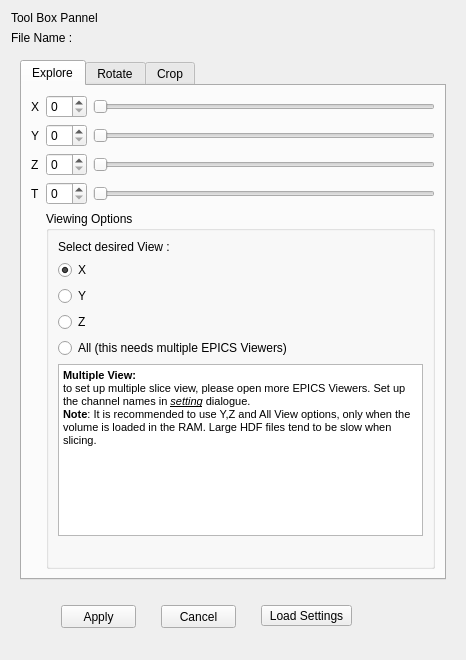
<?xml version="1.0" encoding="UTF-8"?>
<ui version="4.0">
 <class>ToolboxWidget</class>
 <widget class="QWidget" name="ToolboxWidget">
  <property name="geometry">
   <rect>
    <x>0</x>
    <y>0</y>
    <width>466</width>
    <height>660</height>
   </rect>
  </property>
  <property name="windowTitle">
   <string>Form</string>
  </property>
  <layout class="QVBoxLayout" name="verticalLayout" stretch="0,0,10,1">
   <item>
    <widget class="QLabel" name="label">
     <property name="text">
      <string>Tool Box Pannel</string>
     </property>
    </widget>
   </item>
   <item>
    <widget class="QLabel" name="lbl_filename">
     <property name="text">
      <string>File Name : </string>
     </property>
    </widget>
   </item>
   <item>
    <widget class="QWidget" name="widget" native="true">
     <layout class="QVBoxLayout" name="verticalLayout_2">
      <item>
       <widget class="QTabWidget" name="tabWidget">
        <property name="currentIndex">
         <number>0</number>
        </property>
        <widget class="QWidget" name="tab_Explore">
         <attribute name="title">
          <string>Explore</string>
         </attribute>
         <layout class="QVBoxLayout" name="verticalLayout_4">
          <item>
           <layout class="QGridLayout" name="gridLayout">
            <item row="0" column="1">
             <widget class="QSpinBox" name="X_spinbox"/>
            </item>
            <item row="3" column="1">
             <widget class="QSpinBox" name="T_spinbox"/>
            </item>
            <item row="1" column="0">
             <widget class="QLabel" name="label_3">
              <property name="text">
               <string>Y</string>
              </property>
             </widget>
            </item>
            <item row="1" column="2">
             <widget class="QSlider" name="Y_slider">
              <property name="enabled">
               <bool>false</bool>
              </property>
              <property name="orientation">
               <enum>Qt::Horizontal</enum>
              </property>
             </widget>
            </item>
            <item row="3" column="0">
             <widget class="QLabel" name="label_5">
              <property name="text">
               <string>T</string>
              </property>
             </widget>
            </item>
            <item row="2" column="1">
             <widget class="QSpinBox" name="Z_spinbox"/>
            </item>
            <item row="2" column="0">
             <widget class="QLabel" name="label_4">
              <property name="text">
               <string>Z</string>
              </property>
             </widget>
            </item>
            <item row="3" column="2">
             <widget class="QSlider" name="T_slider">
              <property name="enabled">
               <bool>false</bool>
              </property>
              <property name="orientation">
               <enum>Qt::Horizontal</enum>
              </property>
             </widget>
            </item>
            <item row="1" column="1">
             <widget class="QSpinBox" name="Y_spinbox"/>
            </item>
            <item row="0" column="2">
             <widget class="QSlider" name="X_slider">
              <property name="orientation">
               <enum>Qt::Horizontal</enum>
              </property>
             </widget>
            </item>
            <item row="2" column="2">
             <widget class="QSlider" name="Z_slider">
              <property name="enabled">
               <bool>false</bool>
              </property>
              <property name="orientation">
               <enum>Qt::Horizontal</enum>
              </property>
             </widget>
            </item>
            <item row="0" column="0">
             <widget class="QLabel" name="label_2">
              <property name="text">
               <string>X</string>
              </property>
             </widget>
            </item>
            <item row="4" column="1" colspan="2">
             <widget class="QGroupBox" name="groupBox">
              <property name="title">
               <string>Viewing Options</string>
              </property>
              <layout class="QVBoxLayout" name="verticalLayout_5">
               <item>
                <widget class="QLabel" name="label_6">
                 <property name="text">
                  <string>Select desired View :</string>
                 </property>
                </widget>
               </item>
               <item>
                <widget class="QRadioButton" name="radio_X">
                 <property name="text">
                  <string>X</string>
                 </property>
                 <property name="checked">
                  <bool>true</bool>
                 </property>
                </widget>
               </item>
               <item>
                <widget class="QRadioButton" name="radio_Y">
                 <property name="text">
                  <string>Y</string>
                 </property>
                </widget>
               </item>
               <item>
                <widget class="QRadioButton" name="radio_Z">
                 <property name="text">
                  <string>Z</string>
                 </property>
                </widget>
               </item>
               <item>
                <widget class="QRadioButton" name="radio_all">
                 <property name="text">
                  <string>All (this needs multiple EPICS Viewers)</string>
                 </property>
                </widget>
               </item>
               <item>
                <widget class="QTextBrowser" name="textBrowser">
                 <property name="html">
                  <string>&lt;!DOCTYPE HTML PUBLIC &quot;-//W3C//DTD HTML 4.0//EN&quot; &quot;http://www.w3.org/TR/REC-html40/strict.dtd&quot;&gt;
&lt;html&gt;&lt;head&gt;&lt;meta name=&quot;qrichtext&quot; content=&quot;1&quot; /&gt;&lt;style type=&quot;text/css&quot;&gt;
p, li { white-space: pre-wrap; }
&lt;/style&gt;&lt;/head&gt;&lt;body style=&quot; font-family:'MS Shell Dlg 2'; font-size:6.6pt; font-weight:400; font-style:normal;&quot;&gt;
&lt;p style=&quot; margin-top:0px; margin-bottom:0px; margin-left:0px; margin-right:0px; -qt-block-indent:0; text-indent:0px;&quot;&gt;&lt;span style=&quot; font-size:8.25pt; font-weight:600;&quot;&gt;Multiple View: &lt;/span&gt;&lt;/p&gt;
&lt;p style=&quot; margin-top:0px; margin-bottom:0px; margin-left:0px; margin-right:0px; -qt-block-indent:0; text-indent:0px;&quot;&gt;&lt;span style=&quot; font-size:8.25pt;&quot;&gt;to set up multiple slice view, please open more EPICS Viewers. Set up the channel names in &lt;/span&gt;&lt;span style=&quot; font-size:8.25pt; font-style:italic; text-decoration: underline;&quot;&gt;setting&lt;/span&gt;&lt;span style=&quot; font-size:8.25pt;&quot;&gt; dialogue. &lt;/span&gt;&lt;/p&gt;
&lt;p style=&quot; margin-top:0px; margin-bottom:0px; margin-left:0px; margin-right:0px; -qt-block-indent:0; text-indent:0px;&quot;&gt;&lt;span style=&quot; font-size:8.25pt; font-weight:600;&quot;&gt;Note&lt;/span&gt;&lt;span style=&quot; font-size:8.25pt;&quot;&gt;: It is recommended to use Y,Z and All View options, only when the volume is loaded in the RAM. Large HDF files tend to be slow when slicing.&lt;/span&gt;&lt;/p&gt;&lt;/body&gt;&lt;/html&gt;</string>
                 </property>
                </widget>
               </item>
               <item>
                <spacer name="verticalSpacer">
                 <property name="orientation">
                  <enum>Qt::Vertical</enum>
                 </property>
                 <property name="sizeHint" stdset="0">
                  <size>
                   <width>20</width>
                   <height>40</height>
                  </size>
                 </property>
                </spacer>
               </item>
              </layout>
             </widget>
            </item>
           </layout>
          </item>
         </layout>
        </widget>
        <widget class="QWidget" name="tab_rotate">
         <attribute name="title">
          <string>Rotate</string>
         </attribute>
         <layout class="QVBoxLayout" name="verticalLayout_3"/>
        </widget>
        <widget class="QWidget" name="tab_crop">
         <attribute name="title">
          <string>Crop</string>
         </attribute>
        </widget>
       </widget>
      </item>
     </layout>
    </widget>
   </item>
   <item>
    <widget class="QWidget" name="widget_2" native="true">
     <widget class="QPushButton" name="btn_apply">
      <property name="geometry">
       <rect>
        <x>50</x>
        <y>10</y>
        <width>75</width>
        <height>23</height>
       </rect>
      </property>
      <property name="text">
       <string>Apply</string>
      </property>
     </widget>
     <widget class="QPushButton" name="btn_cancel">
      <property name="geometry">
       <rect>
        <x>150</x>
        <y>10</y>
        <width>75</width>
        <height>23</height>
       </rect>
      </property>
      <property name="text">
       <string>Cancel</string>
      </property>
     </widget>
     <widget class="QPushButton" name="btn_load_setting">
      <property name="geometry">
       <rect>
        <x>250</x>
        <y>10</y>
        <width>91</width>
        <height>21</height>
       </rect>
      </property>
      <property name="text">
       <string>Load Settings</string>
      </property>
     </widget>
    </widget>
   </item>
  </layout>
 </widget>
 <resources/>
 <connections>
  <connection>
   <sender>radio_X</sender>
   <signal>toggled(bool)</signal>
   <receiver>X_slider</receiver>
   <slot>setEnabled(bool)</slot>
   <hints>
    <hint type="sourcelabel">
     <x>289</x>
     <y>281</y>
    </hint>
    <hint type="destinationlabel">
     <x>345</x>
     <y>118</y>
    </hint>
   </hints>
  </connection>
  <connection>
   <sender>X_spinbox</sender>
   <signal>valueChanged(int)</signal>
   <receiver>X_slider</receiver>
   <slot>setValue(int)</slot>
   <hints>
    <hint type="sourcelabel">
     <x>85</x>
     <y>119</y>
    </hint>
    <hint type="destinationlabel">
     <x>290</x>
     <y>118</y>
    </hint>
   </hints>
  </connection>
  <connection>
   <sender>X_slider</sender>
   <signal>valueChanged(int)</signal>
   <receiver>X_spinbox</receiver>
   <slot>setValue(int)</slot>
   <hints>
    <hint type="sourcelabel">
     <x>342</x>
     <y>118</y>
    </hint>
    <hint type="destinationlabel">
     <x>68</x>
     <y>109</y>
    </hint>
   </hints>
  </connection>
  <connection>
   <sender>Y_spinbox</sender>
   <signal>valueChanged(int)</signal>
   <receiver>Y_slider</receiver>
   <slot>setValue(int)</slot>
   <hints>
    <hint type="sourcelabel">
     <x>85</x>
     <y>150</y>
    </hint>
    <hint type="destinationlabel">
     <x>259</x>
     <y>149</y>
    </hint>
   </hints>
  </connection>
  <connection>
   <sender>Y_slider</sender>
   <signal>valueChanged(int)</signal>
   <receiver>Y_spinbox</receiver>
   <slot>setValue(int)</slot>
   <hints>
    <hint type="sourcelabel">
     <x>367</x>
     <y>149</y>
    </hint>
    <hint type="destinationlabel">
     <x>85</x>
     <y>150</y>
    </hint>
   </hints>
  </connection>
  <connection>
   <sender>Z_spinbox</sender>
   <signal>valueChanged(int)</signal>
   <receiver>Z_slider</receiver>
   <slot>setValue(int)</slot>
   <hints>
    <hint type="sourcelabel">
     <x>64</x>
     <y>180</y>
    </hint>
    <hint type="destinationlabel">
     <x>249</x>
     <y>180</y>
    </hint>
   </hints>
  </connection>
  <connection>
   <sender>Z_slider</sender>
   <signal>valueChanged(int)</signal>
   <receiver>Z_spinbox</receiver>
   <slot>setValue(int)</slot>
   <hints>
    <hint type="sourcelabel">
     <x>291</x>
     <y>180</y>
    </hint>
    <hint type="destinationlabel">
     <x>69</x>
     <y>177</y>
    </hint>
   </hints>
  </connection>
  <connection>
   <sender>T_spinbox</sender>
   <signal>valueChanged(int)</signal>
   <receiver>T_slider</receiver>
   <slot>setValue(int)</slot>
   <hints>
    <hint type="sourcelabel">
     <x>85</x>
     <y>212</y>
    </hint>
    <hint type="destinationlabel">
     <x>182</x>
     <y>205</y>
    </hint>
   </hints>
  </connection>
  <connection>
   <sender>T_slider</sender>
   <signal>valueChanged(int)</signal>
   <receiver>T_spinbox</receiver>
   <slot>setValue(int)</slot>
   <hints>
    <hint type="sourcelabel">
     <x>327</x>
     <y>211</y>
    </hint>
    <hint type="destinationlabel">
     <x>85</x>
     <y>212</y>
    </hint>
   </hints>
  </connection>
  <connection>
   <sender>radio_Y</sender>
   <signal>toggled(bool)</signal>
   <receiver>Y_slider</receiver>
   <slot>setEnabled(bool)</slot>
   <hints>
    <hint type="sourcelabel">
     <x>139</x>
     <y>305</y>
    </hint>
    <hint type="destinationlabel">
     <x>427</x>
     <y>149</y>
    </hint>
   </hints>
  </connection>
  <connection>
   <sender>radio_Z</sender>
   <signal>toggled(bool)</signal>
   <receiver>Z_slider</receiver>
   <slot>setEnabled(bool)</slot>
   <hints>
    <hint type="sourcelabel">
     <x>230</x>
     <y>329</y>
    </hint>
    <hint type="destinationlabel">
     <x>427</x>
     <y>180</y>
    </hint>
   </hints>
  </connection>
  <connection>
   <sender>radio_all</sender>
   <signal>toggled(bool)</signal>
   <receiver>Z_slider</receiver>
   <slot>setEnabled(bool)</slot>
   <hints>
    <hint type="sourcelabel">
     <x>230</x>
     <y>353</y>
    </hint>
    <hint type="destinationlabel">
     <x>427</x>
     <y>180</y>
    </hint>
   </hints>
  </connection>
  <connection>
   <sender>radio_all</sender>
   <signal>toggled(bool)</signal>
   <receiver>Y_slider</receiver>
   <slot>setEnabled(bool)</slot>
   <hints>
    <hint type="sourcelabel">
     <x>267</x>
     <y>353</y>
    </hint>
    <hint type="destinationlabel">
     <x>401</x>
     <y>149</y>
    </hint>
   </hints>
  </connection>
  <connection>
   <sender>radio_all</sender>
   <signal>toggled(bool)</signal>
   <receiver>X_slider</receiver>
   <slot>setEnabled(bool)</slot>
   <hints>
    <hint type="sourcelabel">
     <x>221</x>
     <y>353</y>
    </hint>
    <hint type="destinationlabel">
     <x>319</x>
     <y>118</y>
    </hint>
   </hints>
  </connection>
 </connections>
</ui>
